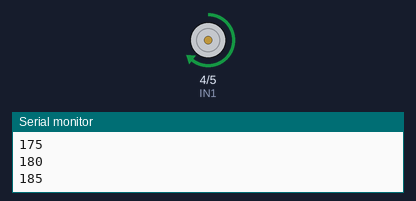
Bench run of a sketch on a simulated ESP32. On the bench: motor-driver pin pairs drawn as motors (green arrow = first pin HIGH = forward, orange = second pin HIGH = backward, longer = more drive, scaled by the enable pin), the last lines printed to the serial monitor.

Above: at 0.15 s.
At 9.77 s:
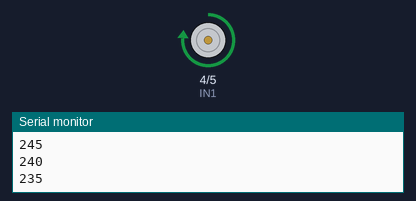
At 19.7 s:
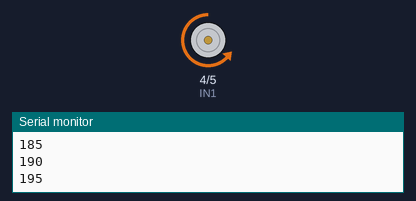
At 39.72 s:
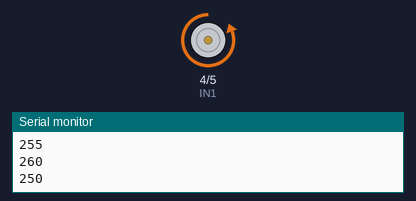
Timing chart, 0 to 40.0 s (numbered marks = the images above):
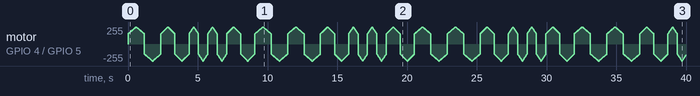

The sketch:

pwm2.ino
```cpp
#define EN1 15
#define IN1 4
#define IN2 5

const int channel=0;
const int resolution=8;
const int freq=20000;
int dmin = 155;
int dmax = 255;
int dutycicle = dmin;

int f1 = 28;
int f2 = 28;
int f3 = 24;
int f4 = 16;
int f5 = 4;
int f6 = 2;
int f7 = 4;
int f8 = 16;
int f9 = 24;
int f10 = 28;


void setup() {
 Serial.begin(115200);
 ledcSetup(channel, freq, resolution);
 ledcAttachPin(EN1, channel);
 pinMode(IN1, OUTPUT);
 pinMode(IN2, OUTPUT);
 //pinMode(EN1, OUTPUT);
}

void loop() {
  //freq1();
  freq2();
  freq3();
  freq4();
//  freq5();
//  freq6();
//  freq7();
  freq8();
  freq9();
  freq10();
}

void freq1(){
   digitalWrite(IN1, HIGH);      //Derecha
  digitalWrite(IN2, LOW);
  while(dutycicle<=dmax){
    ledcWrite(channel, dutycicle);
    dutycicle=dutycicle+5;
    Serial.println(dutycicle);
    delay(f1);
  }
  dutycicle=dmax;
    while(dutycicle>=dmin){
    ledcWrite(channel, dutycicle);
    dutycicle=dutycicle-5;
    Serial.println(dutycicle);
    delay(f1);
  }
  dutycicle=dmin;
  digitalWrite(IN1, LOW);      //IZQUIERDA
  digitalWrite(IN2, HIGH);
   while(dutycicle<=dmax){
    ledcWrite(channel, dutycicle);
    dutycicle=dutycicle+5;
    Serial.println(dutycicle);
    delay(f1);
  }
  dutycicle=dmax;
    while(dutycicle>=dmin){
    ledcWrite(channel, dutycicle);
    dutycicle=dutycicle-5;
    Serial.println(dutycicle);
    delay(f1);
  }
  dutycicle=dmin;
}

void freq2(){
  /*Segunda Frecuencia*/
   digitalWrite(IN1, HIGH);      //Derecha
  digitalWrite(IN2, LOW);
  while(dutycicle<=dmax){
    ledcWrite(channel, dutycicle);
    dutycicle=dutycicle+5;
    Serial.println(dutycicle);
    delay(f2);
  }
  dutycicle=dmax;
    while(dutycicle>=dmin){
    ledcWrite(channel, dutycicle);
    dutycicle=dutycicle-5;
    Serial.println(dutycicle);
    delay(f2);
  }
  dutycicle=dmin;
  digitalWrite(IN1, LOW);      //IZQUIERDA
  digitalWrite(IN2, HIGH);
   while(dutycicle<=dmax){
    ledcWrite(channel, dutycicle);
    dutycicle=dutycicle+5;
    Serial.println(dutycicle);
    delay(f2);
  }
  dutycicle=dmax;
    while(dutycicle>=dmin){
    ledcWrite(channel, dutycicle);
    dutycicle=dutycicle-5;
    Serial.println(dutycicle);
    delay(f2);
  }
  dutycicle=dmin;
}
void freq3(){
  /* Tercera frecuencia*/

  digitalWrite(IN1, HIGH);      //Derecha
  digitalWrite(IN2, LOW);
  while(dutycicle<=dmax){
    ledcWrite(channel, dutycicle);
    dutycicle=dutycicle+5;
    Serial.println(dutycicle);
    delay(f3);
  }
  dutycicle=dmax;
    while(dutycicle>=dmin){
    ledcWrite(channel, dutycicle);
    dutycicle=dutycicle-5;
    Serial.println(dutycicle);
    delay(f3);
  }
  dutycicle=dmin;
  digitalWrite(IN1, LOW);      //IZQUIERDA
  digitalWrite(IN2, HIGH);
   while(dutycicle<=dmax){
    ledcWrite(channel, dutycicle);
    dutycicle=dutycicle+5;
    Serial.println(dutycicle);
    delay(f3);
  }
  dutycicle=dmax;
    while(dutycicle>=dmin){
    ledcWrite(channel, dutycicle);
    dutycicle=dutycicle-5;
    Serial.println(dutycicle);
    delay(f3);
  }
  dutycicle=dmin;
}
void freq4(){
  /* Cuarta frecuencia*/

  digitalWrite(IN1, HIGH);      //Derecha
  digitalWrite(IN2, LOW);
  while(dutycicle<=dmax){
    ledcWrite(channel, dutycicle);
    dutycicle=dutycicle+5;
    Serial.println(dutycicle);
    delay(f4);
  }
  dutycicle=dmax;
    while(dutycicle>=dmin){
    ledcWrite(channel, dutycicle);
    dutycicle=dutycicle-5;
    Serial.println(dutycicle);
    delay(f4);
  }
  dutycicle=dmin;
  digitalWrite(IN1, LOW);      //IZQUIERDA
  digitalWrite(IN2, HIGH);
   while(dutycicle<=dmax){
    ledcWrite(channel, dutycicle);
    dutycicle=dutycicle+5;
    Serial.println(dutycicle);
    delay(f4);
  }
  dutycicle=dmax;
    while(dutycicle>=dmin){
    ledcWrite(channel, dutycicle);
    dutycicle=dutycicle-5;
    Serial.println(dutycicle);
    delay(f4);
  }
  dutycicle=dmin;
}
void freq5(){
  /* Quinta frecuencia*/

  digitalWrite(IN1, HIGH);      //Derecha
  digitalWrite(IN2, LOW);
  while(dutycicle<=dmax){
    ledcWrite(channel, dutycicle);
    dutycicle=dutycicle+5;
    Serial.println(dutycicle);
    delay(f5);
  }
  dutycicle=dmax;
    while(dutycicle>=dmin){
    ledcWrite(channel, dutycicle);
    dutycicle=dutycicle-5;
    Serial.println(dutycicle);
    delay(f5);
  }
  dutycicle=dmin;
  digitalWrite(IN1, LOW);      //IZQUIERDA
  digitalWrite(IN2, HIGH);
   while(dutycicle<=dmax){
    ledcWrite(channel, dutycicle);
    dutycicle=dutycicle+5;
    Serial.println(dutycicle);
    delay(f5);
  }
  dutycicle=dmax;
    while(dutycicle>=dmin){
    ledcWrite(channel, dutycicle);
    dutycicle=dutycicle-5;
    Serial.println(dutycicle);
    delay(f5);
  }
  dutycicle=dmin;
}
void freq6(){
  /* Sexta frecuencia*/

  digitalWrite(IN1, HIGH);      //Derecha
  digitalWrite(IN2, LOW);
  while(dutycicle<=dmax){
    ledcWrite(channel, dutycicle);
    dutycicle=dutycicle+5;
    Serial.println(dutycicle);
    delay(f6);//2
  }
  dutycicle=dmax;
    while(dutycicle>=dmin){
    ledcWrite(channel, dutycicle);
    dutycicle=dutycicle-5;
    Serial.println(dutycicle);
    delay(f6);//2
  }
  dutycicle=dmin;
  digitalWrite(IN1, LOW);      //IZQUIERDA
  digitalWrite(IN2, HIGH);
   while(dutycicle<=dmax){
    ledcWrite(channel, dutycicle);
    dutycicle=dutycicle+5;
    Serial.println(dutycicle);
    delay(f6);//6
  }
  dutycicle=dmax;
    while(dutycicle>=dmin){
    ledcWrite(channel, dutycicle);
    dutycicle=dutycicle-5;
    Serial.println(dutycicle);
    delay(f6);//6
  }
  dutycicle=dmin;

}
void freq7(){
  /* Septima frecuencia*/

  digitalWrite(IN1, HIGH);      //Derecha
  digitalWrite(IN2, LOW);
  while(dutycicle<=dmax){
    ledcWrite(channel, dutycicle);
    dutycicle=dutycicle+5;
    Serial.println(dutycicle);
    delay(f7);//4
  }
  dutycicle=dmax;
    while(dutycicle>=dmin){
    ledcWrite(channel, dutycicle);
    dutycicle=dutycicle-5;
    Serial.println(dutycicle);
    delay(f7);//4
  }
  dutycicle=dmin;
  digitalWrite(IN1, LOW);      //IZQUIERDA
  digitalWrite(IN2, HIGH);
   while(dutycicle<=dmax){
    ledcWrite(channel, dutycicle);
    dutycicle=dutycicle+5;
    Serial.println(dutycicle);
    delay(f7);//6
  }
  dutycicle=dmax;
    while(dutycicle>=dmin){
    ledcWrite(channel, dutycicle);
    dutycicle=dutycicle-5;
    Serial.println(dutycicle);
    delay(f7);//6
  }
  dutycicle=dmin;
}
void freq8(){
 /*Octava Frecuencia*/

  digitalWrite(IN1, HIGH);      //Derecha
  digitalWrite(IN2, LOW);
  while(dutycicle<=dmax){
    ledcWrite(channel, dutycicle);
    dutycicle=dutycicle+5;
    Serial.println(dutycicle);
    delay(f8);//7
  }
  dutycicle=dmax;
    while(dutycicle>=dmin){
    ledcWrite(channel, dutycicle);
    dutycicle=dutycicle-5;
    Serial.println(dutycicle);
    delay(f8);//7
  }
  dutycicle=dmin;
  digitalWrite(IN1, LOW);      //IZQUIERDA
  digitalWrite(IN2, HIGH);
   while(dutycicle<=dmax){
    ledcWrite(channel, dutycicle);
    dutycicle=dutycicle+5;
    Serial.println(dutycicle);
    delay(f8);
  }
  dutycicle=dmax;
    while(dutycicle>=dmin){
    ledcWrite(channel, dutycicle);
    dutycicle=dutycicle-5;
    Serial.println(dutycicle);
    delay(f8);
  }
  dutycicle=dmin;
}

void freq9(){
  /*Novena Frecuencia*/

  digitalWrite(IN1, HIGH);      //Derecha
  digitalWrite(IN2, LOW);
  while(dutycicle<=dmax){
    ledcWrite(channel, dutycicle);
    dutycicle=dutycicle+5;
    Serial.println(dutycicle);
    delay(f9);
  }
  dutycicle=dmax;
    while(dutycicle>=dmin){
    ledcWrite(channel, dutycicle);
    dutycicle=dutycicle-5;
    Serial.println(dutycicle);
    delay(f9);
  }
  dutycicle=dmin;
  digitalWrite(IN1, LOW);      //IZQUIERDA
  digitalWrite(IN2, HIGH);
   while(dutycicle<=dmax){
    ledcWrite(channel, dutycicle);
    dutycicle=dutycicle+5;
    Serial.println(dutycicle);
    delay(f9);
  }
  dutycicle=dmax;
    while(dutycicle>=dmin){
    ledcWrite(channel, dutycicle);
    dutycicle=dutycicle-5;
    Serial.println(dutycicle);
    delay(f9);
  }
  dutycicle=dmin;
}

void freq10(){
  /*Decima Frecuencia*/

    digitalWrite(IN1, HIGH);      //Derecha
  digitalWrite(IN2, LOW);
  while(dutycicle<=dmax){
    ledcWrite(channel, dutycicle);
    dutycicle=dutycicle+5;
    Serial.println(dutycicle);
    delay(f10);
  }
  dutycicle=dmax;
    while(dutycicle>=dmin){
    ledcWrite(channel, dutycicle);
    dutycicle=dutycicle-5;
    Serial.println(dutycicle);
    delay(f10);
  }
  dutycicle=dmin;
  digitalWrite(IN1, LOW);      //IZQUIERDA
  digitalWrite(IN2, HIGH);
   while(dutycicle<=dmax){
    ledcWrite(channel, dutycicle);
    dutycicle=dutycicle+5;
    Serial.println(dutycicle);
    delay(f10);
  }
  dutycicle=dmax;
    while(dutycicle>=dmin){
    ledcWrite(channel, dutycicle);
    dutycicle=dutycicle-5;
    Serial.println(dutycicle);
    delay(f10);
  }
  dutycicle=dmin;
}
```
